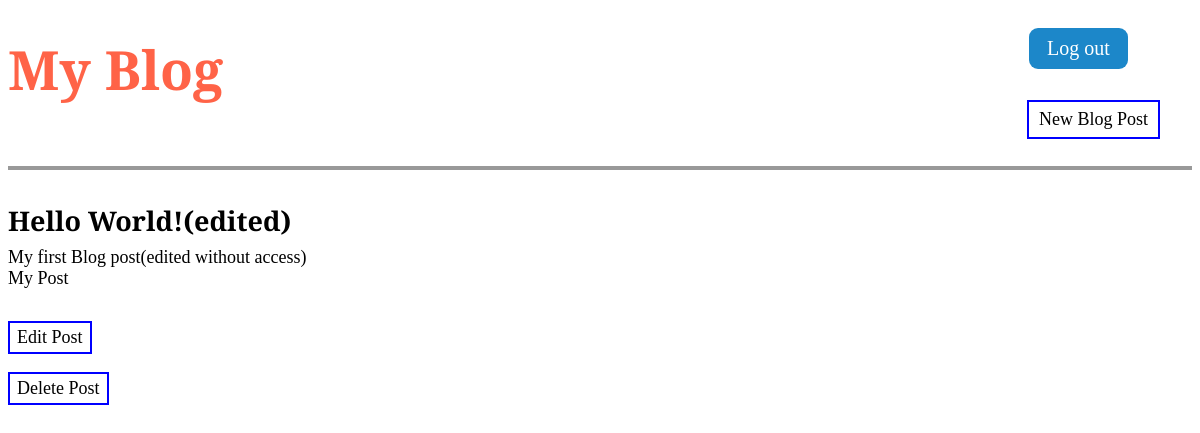
The app's page /post/1/ (signed in) with its own data.
### blog/models.py (models this page shows, shortened)
class Post(models.Model):
    title  = models.CharField(max_length=200)
    author = models.ForeignKey(User, on_delete=models.CASCADE)
    body   = models.TextField()

### blog/views.py (the view)
# urls.py: path('post/<int:pk>/', BlogDetailView.as_view(), name='post_detail'),
class BlogDetailView(DetailView):
    model = Post
    template_name = 'post_detail.html'

### templates/post_detail.html
{% extends 'base.html' %}
{% block content %}
 <div class="post-entry">
     <h2>{{ post.title }}</h2>
     <p>{{ post.body }}</p>
        {% if post.author == user %}
        <p>My Post</p>
        {% else %}
        <p>Author: <i>{{ post.author }}</i></p>
        {% endif %}
 </div>
 {% if user.is_authenticated and user == post.author %}
    <p><a href="{% url "post_edit" post.pk %}" class="button3">Edit Post</a></p>
    <p><a href="{% url "post_delete" post.pk %}" class="button3">Delete Post</a></p>
 {% endif %}
{% endblock content %}

### static/css/base.css (style rules this page uses)
body { font-family: 'Crimson Pro', serif; font-size: 18px; }
.button3 { background-color: white; border: 2px solid blue; color: black; padding: 4px 7px; text-align: center; text-decoration: none; display: inline-block; font-size: 18px; transition-duration: 0.2s; }
.post-entry { margin-bottom: 2rem; }
.post-entry h2 { margin: 0.5rem 0; post-entrycolor: blueviolet; }
.post-entry p { margin: 0; font-weight: 400; }

### records on screen
Post: title "Hello World!(edited)", body "My first Blog post(edited without access)"
